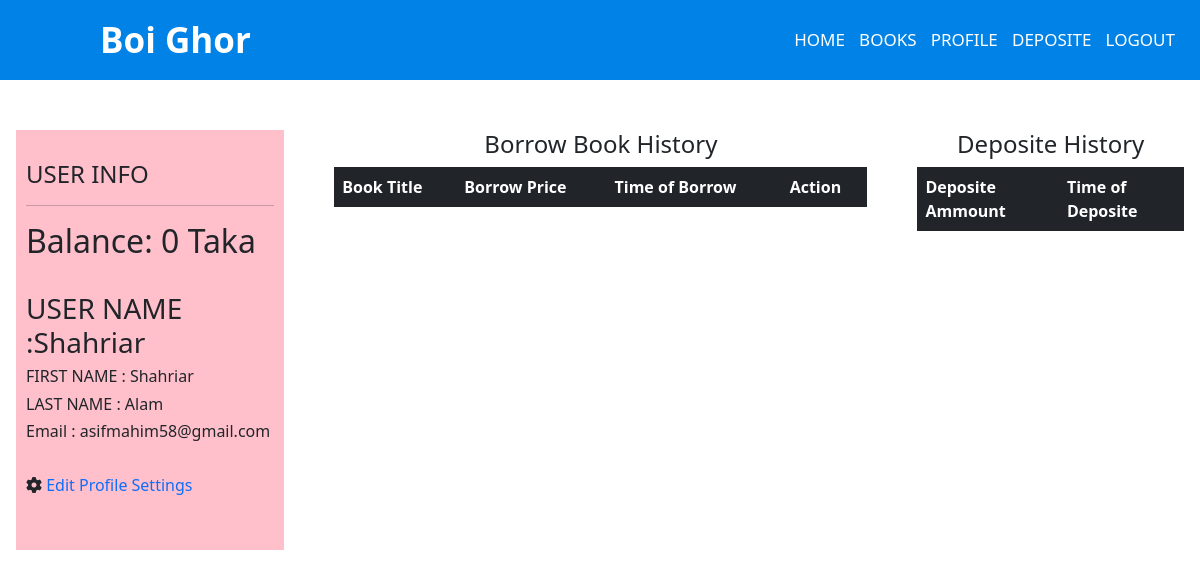
The page /user/profile/ (signed in) on the database as committed earlier.
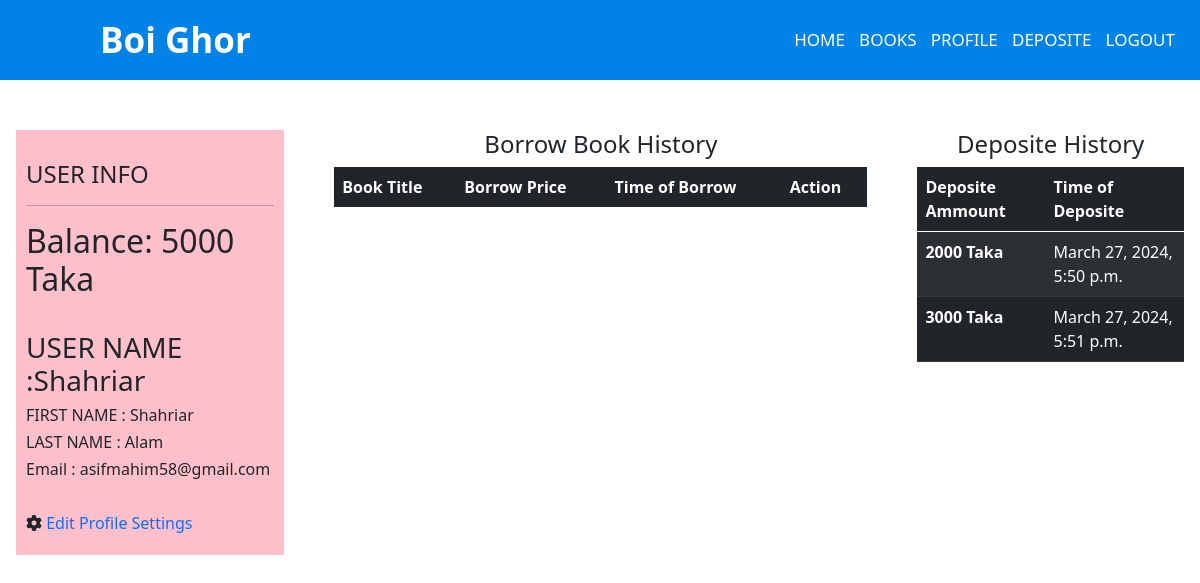
The same page on the database as committed later.
### deposite/models.py (models this page shows, shortened)
class Deposite_Amount(models.Model):
    user = models.ForeignKey(User, on_delete=models.CASCADE)
    amount = models.CharField(max_length=200)
    depo_time = models.DateTimeField(auto_now_add=True, blank=True, null=True)

### account/views.py (the view)
# urls.py: path("profile/", views.profile, name="profile"),
@login_required
def profile(request):
    user = request.user.id
    balance = Balance.objects.get(user=request.user).balance
    user = request.user
    depo_history = Deposite_Amount.objects.filter(user=user)
    cart_show = Cart.objects.filter(user=user)
    return render(
        request,
        "profile.html",
        {"balance": balance, "depos": depo_history, "carts": cart_show},
    )

### account/templates/profile.html (shortened to what this page needs)
{% extends 'base.html' %}  {%load static%} {%block link%}
<link rel="stylesheet" href="{% static 'profile.css' %}" />{%endblock%} <br />
{%block content%}
<div class="profile">
  <div class="main px-3">
    <div class="side_bar w-25">
      <h4>USER INFO</h4>
      <hr />
      <h2>Balance: {{balance}} Taka</h2>
      <br />
      <h3>USER NAME :{{user.username}}</h3>
      <h6>FIRST NAME : {{user.first_name}}</h6>
      <h6>LAST NAME : {{user.last_name}}</h6>
      <h6>Email : {{user.email}}</h6>
      <br />
      <i class="fa-solid fa-gear"></i>
      <a href="{%url "info_change"%}" class="text-decoration-none">Edit Profile Settings</a>
    </div>
    <div class="courses_enrolled w-50">
      <h4 class="d-flex justify-content-center">Borrow Book History</h4>
      <table class="table table-dark table-striped">
        <thead>
          <tr>
            <th scope="col">Book Title</th>
            <th scope="col">Borrow Price</th>
            <th scope="col">Time of Borrow</th>
            <th scope="col">Action</th>
          </tr>
        </thead>
      </table>
    </div>
    <div class="deposite_history w-25">
      <h4 class="d-flex justify-content-center">Deposite History</h4>
      <table class="table table-dark table-striped">
        <thead>
          <tr>
            <th scope="col">Deposite Ammount</th>
            <th scope="col">Time of Deposite</th>
          </tr>
        </thead>
        <tbody>
          {%for depo in depos%}
          <tr>
            <th scope="row">{{depo.amount}} Taka</th>
            <td>{{depo.depo_time}}</td>
          </tr>
          {%endfor%}
        </tbody>
      </table>
    </div>
  </div>
</div>
{%endblock%}

Rows that differ between the two databases and show on the page:
added Deposite_Amount: amount "2000", depo_time "March 27, 2024, 5:50 p.m."
added Deposite_Amount: amount "3000", depo_time "March 27, 2024, 5:51 p.m."
Other text that changed with them:
{{ balance }}: "0" → "5000"
